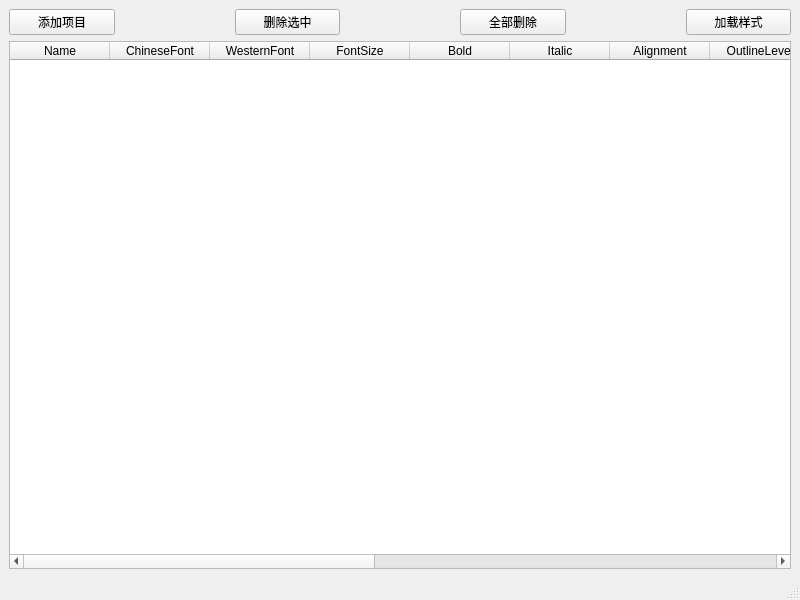
<?xml version="1.0" encoding="UTF-8"?>
<ui version="4.0">
 <class>MainWindow</class>
 <widget class="QMainWindow" name="MainWindow">
  <property name="geometry">
   <rect>
    <x>0</x>
    <y>0</y>
    <width>800</width>
    <height>600</height>
   </rect>
  </property>
  <property name="windowTitle">
   <string>MainWindow</string>
  </property>
  <widget class="QWidget" name="centralwidget">
   <layout class="QGridLayout" name="gridLayout_2">
    <item row="0" column="0">
     <layout class="QGridLayout" name="gridLayout">
      <property name="horizontalSpacing">
       <number>120</number>
      </property>
      <item row="0" column="3">
       <widget class="QPushButton" name="pushButton_4">
        <property name="text">
         <string>加载样式</string>
        </property>
       </widget>
      </item>
      <item row="1" column="0" colspan="4">
       <widget class="QTableWidget" name="tableWidget">
        <column>
         <property name="text">
          <string>Name</string>
         </property>
        </column>
        <column>
         <property name="text">
          <string>ChineseFont</string>
         </property>
        </column>
        <column>
         <property name="text">
          <string>WesternFont</string>
         </property>
        </column>
        <column>
         <property name="text">
          <string>FontSize</string>
         </property>
        </column>
        <column>
         <property name="text">
          <string>Bold</string>
         </property>
        </column>
        <column>
         <property name="text">
          <string>Italic</string>
         </property>
        </column>
        <column>
         <property name="text">
          <string>Alignment</string>
         </property>
        </column>
        <column>
         <property name="text">
          <string>OutlineLevel</string>
         </property>
        </column>
        <column>
         <property name="text">
          <string>LeftIndent</string>
         </property>
        </column>
        <column>
         <property name="text">
          <string>RightIndent</string>
         </property>
        </column>
        <column>
         <property name="text">
          <string>FirstLineIndent</string>
         </property>
        </column>
        <column>
         <property name="text">
          <string>LineUnitBefore</string>
         </property>
        </column>
        <column>
         <property name="text">
          <string>LineUnitAfter</string>
         </property>
        </column>
        <column>
         <property name="text">
          <string>LineSpacing</string>
         </property>
        </column>
        <column>
         <property name="text">
          <string>Shortcut</string>
         </property>
        </column>
       </widget>
      </item>
      <item row="0" column="1">
       <widget class="QPushButton" name="pushButton_2">
        <property name="text">
         <string>删除选中</string>
        </property>
       </widget>
      </item>
      <item row="0" column="0">
       <widget class="QPushButton" name="pushButton">
        <property name="text">
         <string>添加项目</string>
        </property>
       </widget>
      </item>
      <item row="0" column="2">
       <widget class="QPushButton" name="pushButton_3">
        <property name="text">
         <string>全部删除</string>
        </property>
       </widget>
      </item>
     </layout>
    </item>
   </layout>
  </widget>
  <widget class="QMenuBar" name="menubar">
   <property name="geometry">
    <rect>
     <x>0</x>
     <y>0</y>
     <width>800</width>
     <height>17</height>
    </rect>
   </property>
  </widget>
  <widget class="QStatusBar" name="statusbar"/>
 </widget>
 <resources/>
 <connections/>
</ui>
